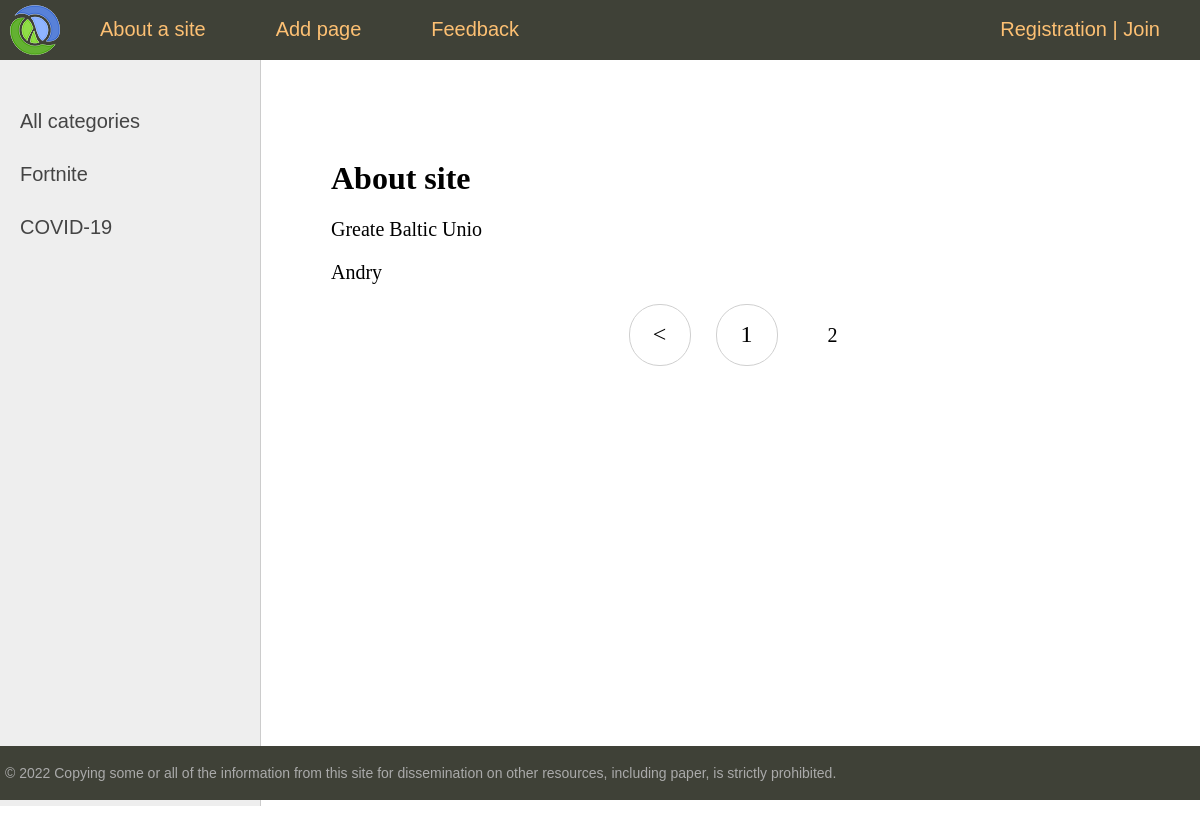
/about/?page=2, run on the app's committed database.
### blog/models.py (models this page shows, shortened)
class Category(models.Model):
    name = models.CharField(max_length=100, db_index=True)
    slug = models.SlugField(max_length=255, unique=True, db_index=True, verbose_name="URL")

class News(models.Model):
    title = models.CharField(max_length=255)
    slug = models.SlugField(max_length=255, unique=True, db_index=True, verbose_name="URL")
    content = models.TextField(blank=True)
    photo = models.ImageField(upload_to="photos/%Y/%m/%d/")
    time_create = models.DateTimeField(auto_now_add=True)
    time_update = models.DateTimeField(auto_now=True)
    is_published = models.BooleanField(default=True)
    cat = models.ForeignKey('Category', on_delete=models.PROTECT)
    def __str__(self):
        return self.title
    class Meta:
        verbose_name = "Breaking new" # ! Changes in admin panel (name)
        verbose_name_plural = "Breaking news"  # ! Changes in admin panel (name)
        ordering = ["id"]

### blog/views.py (the view)
# urls.py: path('about/', about, name = 'about'),
def about(request):
    contact_list = News.objects.all()
    paginator = Paginator(contact_list, 3)
    page_number = request.GET.get('page')
    page_obj = paginator.get_page(page_number)
    return render(request, 'blog/about.html', {'page_obj': page_obj, 'menu': menu, 'title': 'About site '})

### blog/templatetags/blog_tags.py (called while the page is built)
@register.inclusion_tag("blog/list_categories.html")
def show_categories(sort=None, cat_selected=0):
    if not sort:
        cats = Category.objects.all()
    else:
        cats = Category.objects.order_by(sort)
    return {"cats": cats, "cat_selected": cat_selected}

### blog/templates/blog/about.html
{%extends 'blog/base.html'%}
{% block content%}
<h1>{{title}}</h1>
{% for contact in page_obj %}
<p> {{contact}} </p>
{% endfor %}
{% endblock %}

### blog/templates/blog/list_categories.html
	{% for c in cats %}
		{% if c.pk == cat_selected %}
			<li class="selected">{{c.name}}</li>
		{% else %}
			<li><a href="{{ p.get_absolute_url }}">{{c.name}}</a></li>
		{% endif %}
	{% endfor %}

### blog/static/blog/css/styles.css (style rules this page uses)
html, body { font-family: 'Arial'; margin: 0; padding: 0; height: 100%; width: 100%; color: #444; }
a { color: #0059b2; text-decoration: none; }
.left-chapters ul li { margin: 30px 0 0 0; color: #999; }
.left-chapters ul li a { color: #444; text-decoration: none; }
.content-text h1 { font-size: 32px; }

### data on the page
Category: name "Fortnite"
Category: name "COVID-19"
News: title "Greate Baltic Unio"
News: title "Andry"

### other printed values
{{ m.title }} "About a site" "Add page" "Feedback"
{{ title }} "About site"
{{ p }} "1"
{{ p }} "2"
